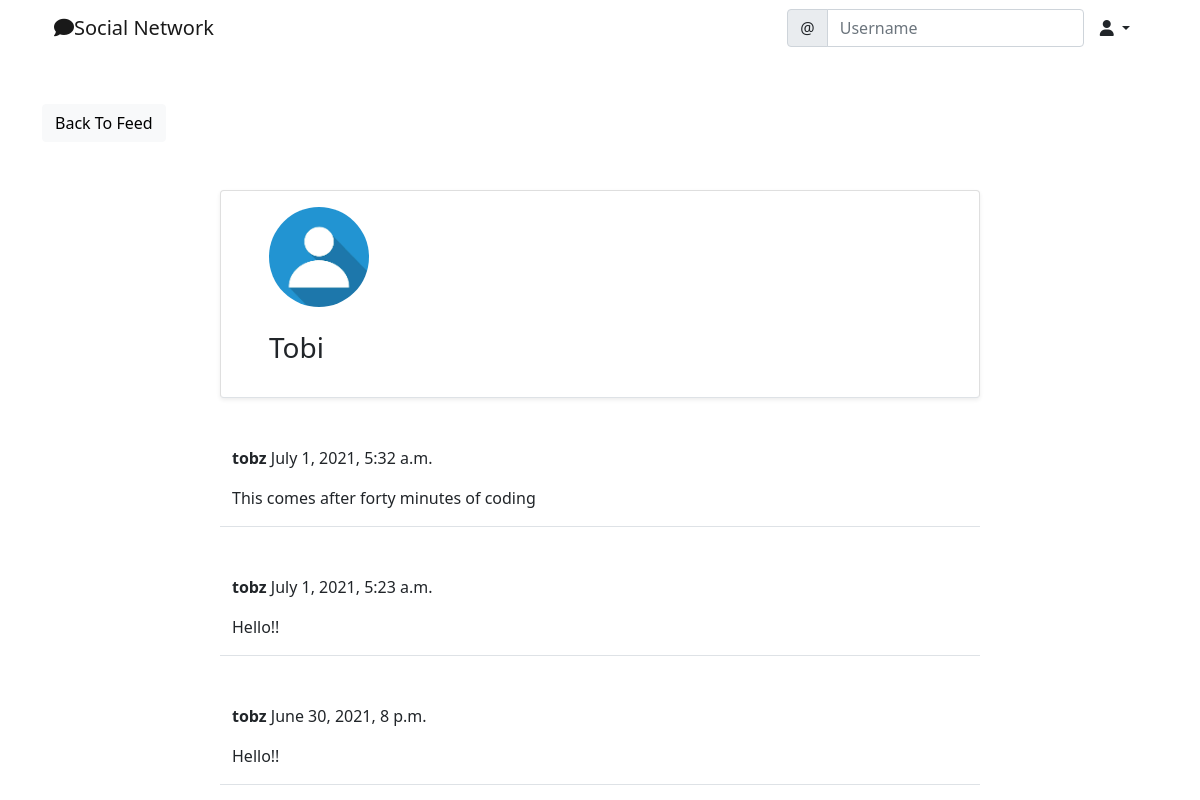
The app's page /social/profile/2/ with its own data.
### social/models.py (models this page shows)
class UserProfile(models.Model):
    user = models.OneToOneField(User, primary_key=True, verbose_name='user', related_name='profile', on_delete=models.CASCADE)
    name = models.CharField(max_length=30, blank=True, null=True)
    bio = models.TextField(max_length=500, blank=True, null=True)
    birth_date = models.DateField(blank=True, null=True)
    location = models.CharField(max_length=100, blank=True, null=True)
    picture = models.ImageField(upload_to='uploads/profile_pictures', default='uploads/profile_pictures/default.png', blank= True)

class Post(models.Model):
    body = models.TextField()
    created_on = models.DateTimeField(default=timezone.now)
    author = models.ForeignKey(User, on_delete=models.CASCADE)

### social/views.py (the view)
# urls.py: path('profile/<int:pk>/', ProfileView.as_view(), name='profile'),
class ProfileView(View):
    def get(self, request, pk, *args, **kwargs):
        profile = UserProfile.objects.get(pk=pk)
        user = profile.user
        posts = Post.objects.filter(author= user).order_by('-created_on')
        context= {
            'user': user,
            'profile': profile,
            'posts': posts,
        }
        return render(request, 'social/profile.html', context)

### social/templates/social/profile.html (shortened to what this page needs)
{% extends 'landing/base.html' %}
{% block content %}
<div class="container">
    <div class="row mt-5">
        <div class="col-md-3 col-sm-6">
            <a href="{% url 'post-list' %}" class="btn btn-light">Back To Feed</a>
        </div>
    </div>
    <div class="row justify-content-center mt-5">
        <div class="card shadow-sm col-md-8 col-sm-12 border-bottom px-5 pt-3">
            <img src="{{ profile.picture.url }}" alt="" class="rounded-circle" width="100" height="100"/>
            {% if profile.name %}
            <h3 class="py-4"> {{ profile.name }}</h3>
            {% endif %}
        </div>
    </div>
    {% for post in posts %}
    <div class="row justify-content-center mt-5">
        <div class="col-md-8 col-sm-12 border-bottom position-relative">
            <p><strong>{{ post.author }}</strong> {{ post.created_on }}</p>
            <p>{{ post.body }}</p>
        </div>
    </div>
    {% endfor %}
</div>
{% endblock content %}

### landing/templates/landing/base.html (shortened to what this page needs)
<!doctype html>
<html lang="en">
  <head>
    <link href="https://cdn.jsdelivr.net/npm/bootstrap@5.0.2/dist/css/bootstrap.min.css" rel="stylesheet">
  </head>
  <body>
    {% include 'landing/navbar.html' %}
    {% block content %}
    {% endblock content %}
  </body>
</html>

### landing/templates/landing/navbar.html (shortened to what this page needs)
<div class="container">
<nav class="navbar navbar-expand-lg navbar-light">
    <div class="container-fluid">
      <a class="navbar-brand"
      {% if user.is_authenticated %}
       href="{% url 'post-list' %}"
       {% else %}
       href="{% url 'index' %}"
      {% endif %}
       ><i class=" fas fa-comment"></i>Social Network</a>
      <div class="collapse navbar-collapse" id="navbarSupportedContent">
        <form class="d-flex">
            <div class="input-group">
                <span class="input-group-text" id="basic-addon1">@</span>
                <input type="text" class="form-control" placeholder="Username" aria-label="Username" aria-describedby="basic-addon1">
            </div>
        </form>
        {% if user.is_authenticated %}
        <div class="nav-item dropdown">
            <a class="nav-link dropdown-toggle text-dark" data-bs-toggle="dropdown" role="button" aria-expanded="false" href="#"> <i class="fas fa-user"></i> </a>
        </div>
        {% endif %}
      </div>
    </div>
  </nav>
</div>

### records on screen
UserProfile: picture (placeholder picture), name "Tobi"
Post: author "tobz", created_on "July 1, 2021, 5:32 a.m.", body "This comes after forty minutes of coding"
Post: author "tobz", created_on "July 1, 2021, 5:23 a.m.", body "Hello!!"
Post: author "tobz", created_on "June 30, 2021, 8 p.m.", body "Hello!!"
